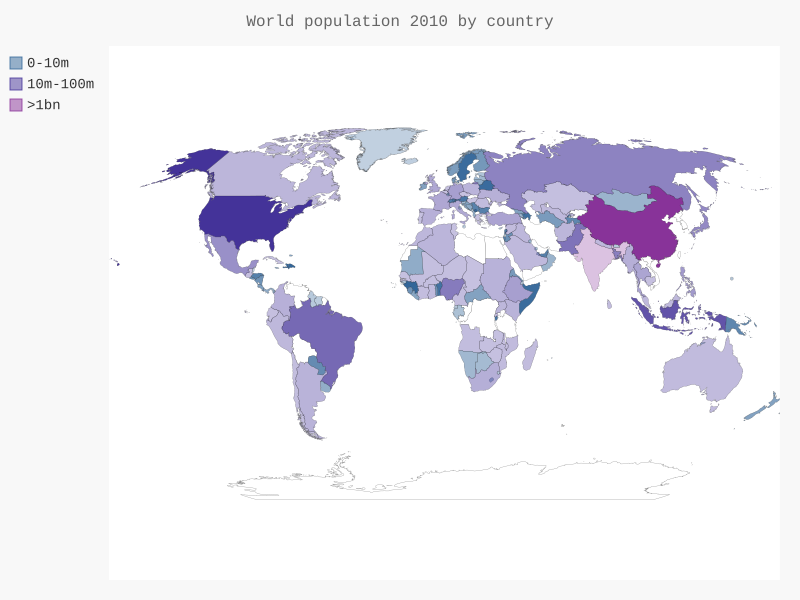

This chart was generated by the following Python code:
import json

import pygal
from pygal.style import LightColorizedStyle, RotateStyle

from country_codes import get_country_code


#将数据加载到一个列表中
filename = 'population_data.json'
with open(filename) as f:
    pop_data = json.load(f)
#创建一个包含人口数量的字典
cc_population = {}
#打印每个国家2010年的人口数量
for pop_dict in pop_data:
    if pop_dict['Year'] == '2010':
        country_name = pop_dict['Country Name']
        population = int(float(pop_dict['Value']))
        code = get_country_code(country_name)
        if code:
            #print(code + ": " + str(population))
            cc_population[code] = population
        #else:
            #print("ERROR - " + country_name)
#根据人口数量将所有的国家分成3组
cc_pops_1, cc_pops_2, cc_pops_3 = {}, {}, {}
for cc, pop in cc_population.items():
    if pop < 10000000:
        cc_pops_1[cc] = pop
    elif pop < 1000000000:
        cc_pops_2[cc] = pop
    else:
        cc_pops_3[cc] = pop
#看看每个分组分别包含多少个国家
#print(len(cc_pops_1), len(cc_pops_2), len(cc_pops_3))

wm_style = RotateStyle('#336699',base_style=LightColorizedStyle)
wm = pygal.maps.world.World(style=wm_style)

wm.title = 'World population 2010 by country'
#wm.add('2010', cc_population)
wm.add('0-10m', cc_pops_1)
wm.add('10m-100m', cc_pops_2)
wm.add('>1bn', cc_pops_3)

wm.render_to_file('world_population.svg')
